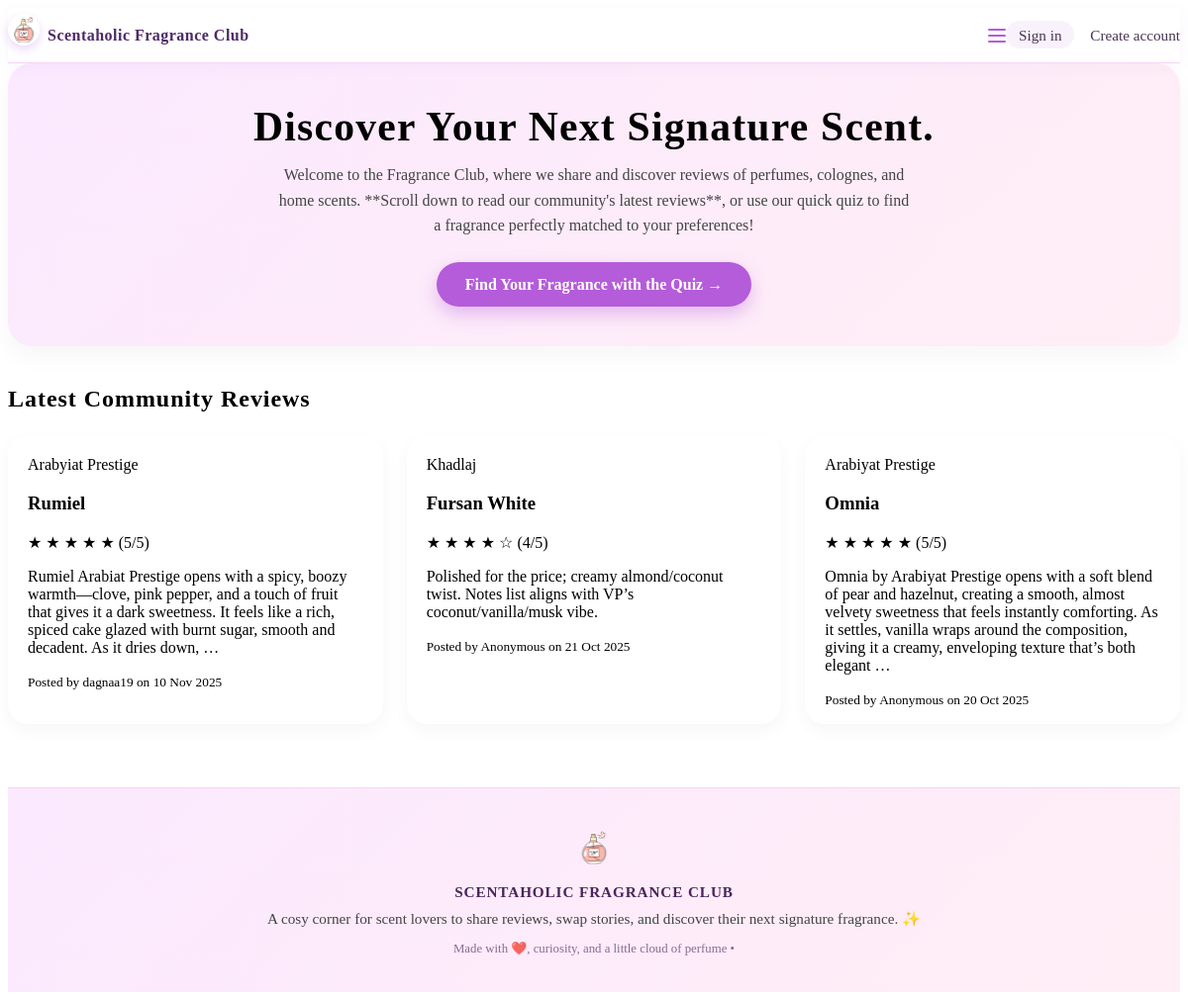
The page /reviews/ on the database as committed earlier.
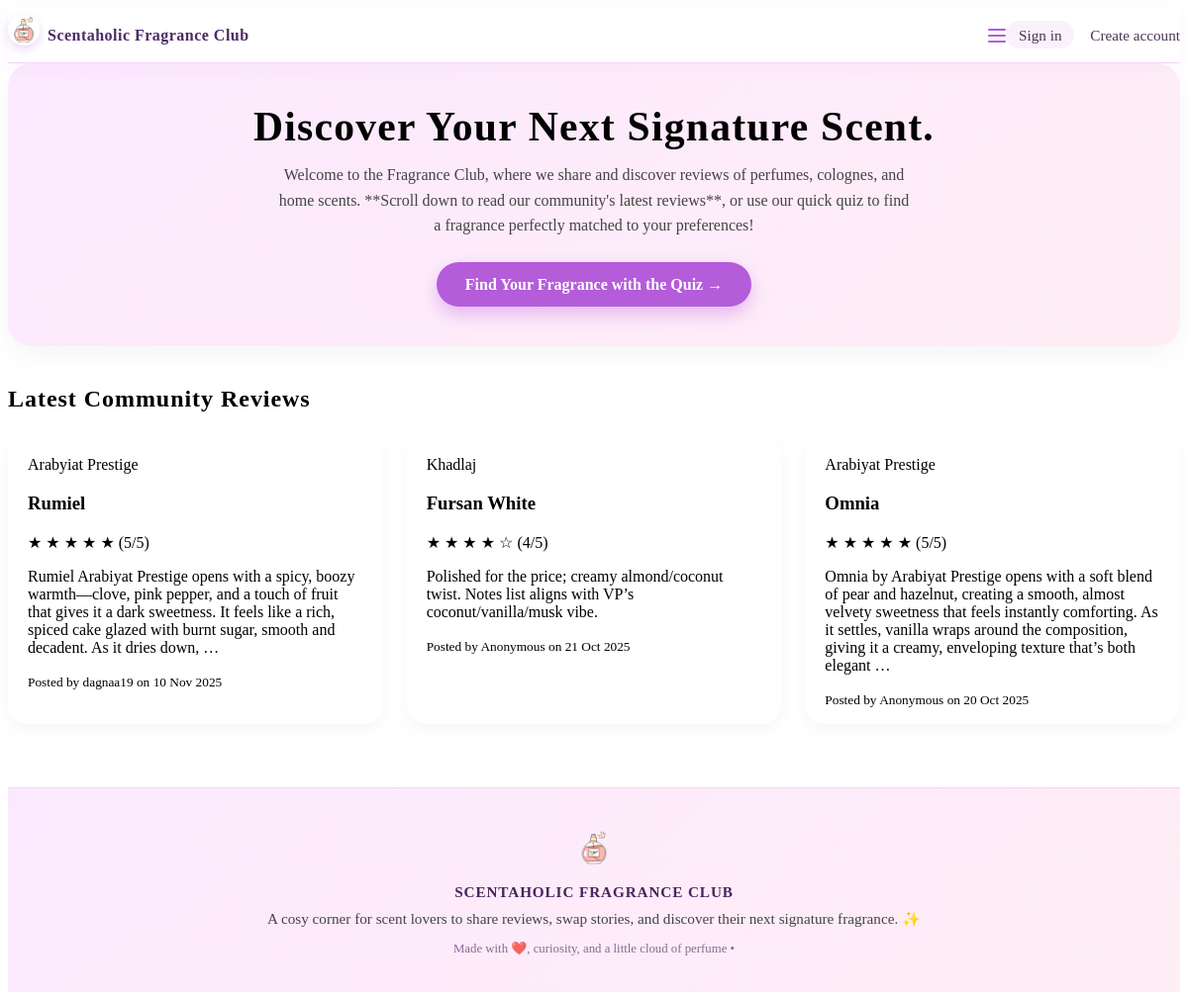
The same page on the database as committed later.
### reviews/models.py (models this page shows, shortened)
class Review(models.Model):
    author = models.ForeignKey(
        get_user_model(),
        on_delete=models.CASCADE,
        related_name="reviews",
        null=True,
        blank=True,
        help_text="User who wrote this review",
    )
    brand = models.CharField(max_length=80)
    fragrance_name = models.CharField(max_length=120)
    rating = models.PositiveSmallIntegerField()  # 1–5 later
    body = models.TextField()
    video_url = models.URLField(
        max_length=200,
        null=True,
        blank=True,
        help_text="Optional video URL, not currently used by embed logic below.",
    )
    created = models.DateTimeField(auto_now_add=True)
    class Meta:
        ordering = ["-created"]
    @property
    def youtube_embed_src_auto(self):
        text = self.body or ""
        match = re.search(r"https?://[^\s)]+", text)
        if not match:
            return None
        return self._youtube_to_embed(match.group(0))

### reviews/views.py (the view)
# urls.py: path("", RedirectView.as_view(pattern_name="reviews:home", permanent=False), name="root"),
def home(request):
    reviews = Review.objects.only("brand", "fragrance_name", "rating", "body", "created")[:20]
    return render(request, "reviews/home.html", {"reviews": reviews})

### reviews/templates/reviews/home.html (shortened to what this page needs)
{% extends "reviews/base.html" %}
{% block content %}
    <div class="hero-section">
        <h1 class="hero-title">
            Discover Your Next Signature Scent.
        </h1>
        <p class="hero-text">
            Welcome to the Fragrance Club, where we share and discover reviews of perfumes, colognes, and home scents. **Scroll down to read our community's latest reviews**, or use our quick quiz to find a fragrance perfectly matched to your preferences!
        </p>
        <a href="https://fragrance-quiz-27faab65c010.herokuapp.com/" target="_blank" rel="noopener"
            class="btn btn-primary hero-btn">
            Find Your Fragrance with the Quiz →
        </a>
    </div>
    <h2 class="section-heading">Latest Community Reviews</h2>
    {% if reviews %}
        <div class="review-list">
            {% for review in reviews %}
                <div class="review-card">
                    <a href="{% url 'reviews:detail' review.id %}" class="card-link">
                        <div class="review-header">
                            <div class="review-title">
                                <div class="brand-name">{{ review.brand }}</div>
                                <h3 class="fragrance-name">{{ review.fragrance_name }}</h3>
                            </div>
                            <div class="rating">
                                {% for i in "12345"|make_list %}
                                    {% if forloop.counter <= review.rating %}
                                        <span class="star">★</span>
                                    {% else %}
                                        <span class="star-empty">☆</span>
                                    {% endif %}
                                {% endfor %}
                                ({{ review.rating }}/5)
                            </div>
                        </div>
                        <p class="review-body">{{ review.body|truncatewords:40 }}</p>
                        <div class="review-meta">
                            <small>Posted by {{ review.author.username|default:"Anonymous" }} on {{ review.created|date:"j M Y" }}</small>
                        </div>
                    </a>
                </div>
            {% endfor %}
        </div>
    {% else %}
        <p>No reviews yet. Add one in the admin.</p>
    {% endif %}
{% endblock %}

Rows that differ between the two databases and show on the page:
changed Review "Rumiel": body "Rumiel Arabiat Prestige opens with a…" → "Rumiel Arabiyat Prestige opens with a…"
